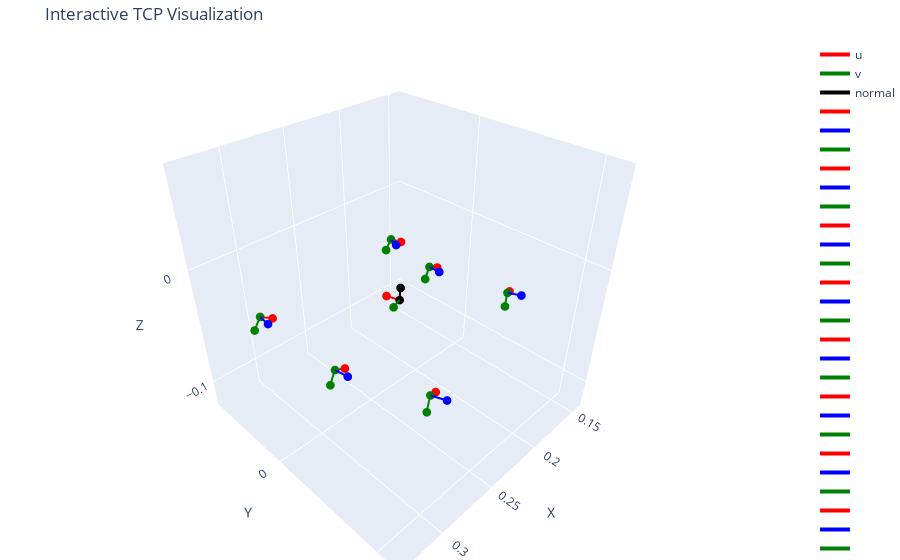

The notebook cell saved with this chart:
### Code cell
import json
import numpy as np

import plotly.graph_objects as go
from scipy.spatial.transform import Rotation as R
with open("../drawing/drawing_config.json", "r") as f:
    config = json.load(f)

T, u, v, normal, origin = np.array(config["T"]), np.array(config["u"]), np.array(config["v"]), np.array(config["normal"]), np.array(config["origin"])
poses = config["poses"]

def arrow(start, vec, color, name=""):
    return go.Scatter3d(
        x=[start[0], start[0] + vec[0]],
        y=[start[1], start[1] + vec[1]],
        z=[start[2], start[2] + vec[2]],
        mode="lines+markers",
        line=dict(color=color, width=4),
        marker=dict(size=3, color=color),
        name=name
    )

def plot_poses(poses, fig):

    # pose positions
    for i, s in enumerate(poses):
        pos = np.array([s["ee.x"], s["ee.y"], s["ee.z"]])
        rotvec = np.array([s["ee.wx"], s["ee.wy"], s["ee.wz"]])

        # --- Convert to rotation matrix ---
        rot = R.from_rotvec(rotvec)
        R_mat = rot.as_matrix()

        # --- Original coordinate axes ---
        x_axis = np.array([1, 0, 0])
        y_axis = np.array([0, 1, 0])
        z_axis = np.array([0, 0, 1])

        # --- Rotated axes ---
        x_rot = R_mat @ x_axis
        y_rot = R_mat @ y_axis
        z_rot = R_mat @ z_axis
        fig.add_trace(arrow(pos, x_rot * 0.01, 'red'))
        fig.add_trace(arrow(pos, y_rot * 0.01, 'blue'))
        fig.add_trace(arrow(pos, z_rot * 0.01, 'green'))

fig = go.Figure()

# Axes
fig.add_trace(arrow(origin, u * 0.01, "red", "u"))
fig.add_trace(arrow(origin, v * 0.01, "green", "v"))
fig.add_trace(arrow(origin, normal * 0.01, "black", "normal"))

plot_poses(poses, fig)
    # Layout
r = 0.1
fig.update_layout(
    scene=dict(
        xaxis=dict(range=[origin[0] - r, origin[0] + r], title='X'),
        yaxis=dict(range=[origin[1] - r, origin[1] + r], title='Y'),
        zaxis=dict(range=[origin[2] - r, origin[2] + r], title='Z'),
        aspectmode='cube'
    ),
    margin=dict(l=0, r=0, t=40, b=0),
    title="Interactive TCP Visualization",
)
fig.show()

### Figure 1 — Plotly figure (JSON) as saved in the notebook; plotly's stock layout.template omitted (floating-point values rounded to 4 significant figures)
{"data": [{"line": {"color": "red", "width": 4}, "marker": {"color": "red", "size": 3}, "mode": "lines+markers", "name": "u", "x": [0.2382, 0.2417], "y": [0.01953, 0.01018], "z": [-0.02409, -0.02358], "type": "scatter3d"}, {"line": {"color": "green", "width": 4}, "marker": {"color": "green", "size": 3}, "mode": "lines+markers", "name": "v", "x": [0.2382, 0.2475], "y": [0.01953, 0.02306], "z": [-0.02409, -0.02366], "type": "scatter3d"}, {"line": {"color": "black", "width": 4}, "marker": {"color": "black", "size": 3}, "mode": "lines+markers", "name": "normal", "x": [0.2382, 0.2376], "y": [0.01953, 0.01986], "z": [-0.02409, -0.01411], "type": "scatter3d"}, {"line": {"color": "red", "width": 4}, "marker": {"color": "red", "size": 3}, "mode": "lines+markers", "name": "", "x": [0.2935, 0.2854], "y": [0.0994, 0.09628], "z": [-0.02237, -0.02731], "type": "scatter3d"}, {"line": {"color": "blue", "width": 4}, "marker": {"color": "blue", "size": 3}, "mode": "lines+markers", "name": "", "x": [0.2935, 0.2899], "y": [0.0994, 0.1087], "z": [-0.02237, -0.02234], "type": "scatter3d"}, {"line": {"color": "green", "width": 4}, "marker": {"color": "green", "size": 3}, "mode": "lines+markers", "name": "", "x": [0.2935, 0.2981], "y": [0.0994, 0.1012], "z": [-0.02237, -0.03106], "type": "scatter3d"}, {"line": {"color": "red", "width": 4}, "marker": {"color": "red", "size": 3}, "mode": "lines+markers", "name": "", "x": [0.3154, 0.3068], "y": [0.0419, 0.04064], "z": [-0.02566, -0.03065], "type": "scatter3d"}, {"line": {"color": "blue", "width": 4}, "marker": {"color": "blue", "size": 3}, "mode": "lines+markers", "name": "", "x": [0.3154, 0.3139], "y": [0.0419, 0.05179], "z": [-0.02566, -0.02563], "type": "scatter3d"}, {"line": {"color": "green", "width": 4}, "marker": {"color": "green", "size": 3}, "mode": "lines+markers", "name": "", "x": [0.3154, 0.3203], "y": [0.0419, 0.04265], "z": [-0.02566, -0.03433], "type": "scatter3d"}, {"line": {"color": "red", "width": 4}, "marker": {"color": "red", "size": 3}, "mode": "lines+markers", "name": "", "x": [0.3221, 0.3137], "y": [-0.02406, -0.02329], "z": [-0.01725, -0.02252], "type": "scatter3d"}, {"line": {"color": "blue", "width": 4}, "marker": {"color": "blue", "size": 3}, "mode": "lines+markers", "name": "", "x": [0.3221, 0.323], "y": [-0.02406, -0.0141], "z": [-0.01725, -0.01722], "type": "scatter3d"}, {"line": {"color": "green", "width": 4}, "marker": {"color": "green", "size": 3}, "mode": "lines+markers", "name": "", "x": [0.3221, 0.3274], "y": [-0.02406, -0.0245], "z": [-0.01725, -0.02575], "type": "scatter3d"}, {"line": {"color": "red", "width": 4}, "marker": {"color": "red", "size": 3}, "mode": "lines+markers", "name": "", "x": [0.312, 0.3041], "y": [-0.09047, -0.0878], "z": [-0.01048, -0.01598], "type": "scatter3d"}, {"line": {"color": "blue", "width": 4}, "marker": {"color": "blue", "size": 3}, "mode": "lines+markers", "name": "", "x": [0.312, 0.3152], "y": [-0.09047, -0.08099], "z": [-0.01048, -0.01045], "type": "scatter3d"}, {"line": {"color": "green", "width": 4}, "marker": {"color": "green", "size": 3}, "mode": "lines+markers", "name": "", "x": [0.312, 0.3172], "y": [-0.09047, -0.09219], "z": [-0.01048, -0.01884], "type": "scatter3d"}, {"line": {"color": "red", "width": 4}, "marker": {"color": "red", "size": 3}, "mode": "lines+markers", "name": "", "x": [0.1781, 0.1697], "y": [-0.05045, -0.04736], "z": [-0.02867, -0.03321], "type": "scatter3d"}, {"line": {"color": "blue", "width": 4}, "marker": {"color": "blue", "size": 3}, "mode": "lines+markers", "name": "", "x": [0.1781, 0.1815], "y": [-0.05045, -0.04106], "z": [-0.02867, -0.02864], "type": "scatter3d"}, {"line": {"color": "green", "width": 4}, "marker": {"color": "green", "size": 3}, "mode": "lines+markers", "name": "", "x": [0.1781, 0.1823], "y": [-0.05045, -0.05198], "z": [-0.02867, -0.03759], "type": "scatter3d"}, {"line": {"color": "red", "width": 4}, "marker": {"color": "red", "size": 3}, "mode": "lines+markers", "name": "", "x": [0.1863, 0.1774], "y": [-0.0002372, -0.0001687], "z": [-0.02905, -0.03356], "type": "scatter3d"}, {"line": {"color": "blue", "width": 4}, "marker": {"color": "blue", "size": 3}, "mode": "lines+markers", "name": "", "x": [0.1863, 0.1864], "y": [-0.0002372, 0.009763], "z": [-0.02905, -0.02902], "type": "scatter3d"}, {"line": {"color": "green", "width": 4}, "marker": {"color": "green", "size": 3}, "mode": "lines+markers", "name": "", "x": [0.1863, 0.1908], "y": [-0.0002372, -0.0002341], "z": [-0.02905, -0.03798], "type": "scatter3d"}, {"line": {"color": "red", "width": 4}, "marker": {"color": "red", "size": 3}, "mode": "lines+markers", "name": "", "x": [0.1721, 0.164], "y": [0.06263, 0.05888], "z": [-0.02922, -0.03371], "type": "scatter3d"}, {"line": {"color": "blue", "width": 4}, "marker": {"color": "blue", "size": 3}, "mode": "lines+markers", "name": "", "x": [0.1721, 0.1679], "y": [0.06263, 0.0717], "z": [-0.02922, -0.02918], "type": "scatter3d"}, {"line": {"color": "green", "width": 4}, "marker": {"color": "green", "size": 3}, "mode": "lines+markers", "name": "", "x": [0.1721, 0.1762], "y": [0.06263, 0.06455], "z": [-0.02922, -0.03815], "type": "scatter3d"}, {"line": {"color": "red", "width": 4}, "marker": {"color": "red", "size": 3}, "mode": "lines+markers", "name": "", "x": [0.1259, 0.1205], "y": [0.1176, 0.1104], "z": [-0.03003, -0.03446], "type": "scatter3d"}, {"line": {"color": "blue", "width": 4}, "marker": {"color": "blue", "size": 3}, "mode": "lines+markers", "name": "", "x": [0.1259, 0.1179], "y": [0.1176, 0.1235], "z": [-0.03003, -0.02999], "type": "scatter3d"}, {"line": {"color": "green", "width": 4}, "marker": {"color": "green", "size": 3}, "mode": "lines+markers", "name": "", "x": [0.1259, 0.1285], "y": [0.1176, 0.1211], "z": [-0.03003, -0.03899], "type": "scatter3d"}], "layout": {"scene": {"xaxis": {"range": [0.1382, 0.3382], "title": {"text": "X"}}, "yaxis": {"range": [-0.08047, 0.1195], "title": {"text": "Y"}}, "zaxis": {"range": [-0.1241, 0.07591], "title": {"text": "Z"}}, "aspectmode": "cube"}, "margin": {"l": 0, "r": 0, "t": 40, "b": 0}, "title": {"text": "Interactive TCP Visualization"}}}
